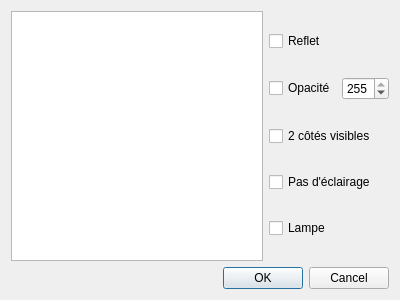
<?xml version="1.0" encoding="UTF-8"?>
<ui version="4.0">
 <class>DialogEditEffects</class>
 <widget class="QDialog" name="DialogEditEffects">
  <property name="geometry">
   <rect>
    <x>0</x>
    <y>0</y>
    <width>400</width>
    <height>300</height>
   </rect>
  </property>
  <property name="minimumSize">
   <size>
    <width>400</width>
    <height>300</height>
   </size>
  </property>
  <property name="maximumSize">
   <size>
    <width>16777215</width>
    <height>16777215</height>
   </size>
  </property>
  <property name="windowTitle">
   <string>Édition des effets</string>
  </property>
  <property name="windowIcon">
   <iconset resource="MainFrame.qrc">
    <normaloff>:/MainFrame/ModelEditor.png</normaloff>:/MainFrame/ModelEditor.png</iconset>
  </property>
  <layout class="QVBoxLayout" name="verticalLayout">
   <item>
    <layout class="QHBoxLayout" name="horizontalLayout">
     <item>
      <widget class="QTreeWidget" name="tree">
       <property name="headerHidden">
        <bool>true</bool>
       </property>
       <column>
        <property name="text">
         <string notr="true">1</string>
        </property>
       </column>
      </widget>
     </item>
     <item>
      <layout class="QVBoxLayout" name="verticalLayout_3">
       <property name="leftMargin">
        <number>0</number>
       </property>
       <item>
        <widget class="QCheckBox" name="checkReflect">
         <property name="text">
          <string>Reflet</string>
         </property>
        </widget>
       </item>
       <item>
        <layout class="QHBoxLayout" name="horizontalLayout_2">
         <item>
          <widget class="QCheckBox" name="checkOpacity">
           <property name="text">
            <string>Opacité</string>
           </property>
          </widget>
         </item>
         <item>
          <widget class="QSpinBox" name="spinOpacity">
           <property name="maximum">
            <number>255</number>
           </property>
           <property name="value">
            <number>255</number>
           </property>
          </widget>
         </item>
        </layout>
       </item>
       <item>
        <widget class="QCheckBox" name="check2Sides">
         <property name="text">
          <string>2 côtés visibles</string>
         </property>
        </widget>
       </item>
       <item>
        <widget class="QCheckBox" name="checkSelfIlluminate">
         <property name="text">
          <string>Pas d'éclairage</string>
         </property>
        </widget>
       </item>
       <item>
        <widget class="QCheckBox" name="checkHighlight">
         <property name="text">
          <string>Lampe</string>
         </property>
        </widget>
       </item>
      </layout>
     </item>
    </layout>
   </item>
   <item>
    <widget class="QDialogButtonBox" name="buttonBox">
     <property name="orientation">
      <enum>Qt::Horizontal</enum>
     </property>
     <property name="standardButtons">
      <set>QDialogButtonBox::Cancel|QDialogButtonBox::Ok</set>
     </property>
    </widget>
   </item>
  </layout>
 </widget>
 <resources>
  <include location="MainFrame.qrc"/>
 </resources>
 <connections>
  <connection>
   <sender>buttonBox</sender>
   <signal>accepted()</signal>
   <receiver>DialogEditEffects</receiver>
   <slot>accept()</slot>
   <hints>
    <hint type="sourcelabel">
     <x>248</x>
     <y>254</y>
    </hint>
    <hint type="destinationlabel">
     <x>157</x>
     <y>274</y>
    </hint>
   </hints>
  </connection>
  <connection>
   <sender>buttonBox</sender>
   <signal>rejected()</signal>
   <receiver>DialogEditEffects</receiver>
   <slot>reject()</slot>
   <hints>
    <hint type="sourcelabel">
     <x>316</x>
     <y>260</y>
    </hint>
    <hint type="destinationlabel">
     <x>286</x>
     <y>274</y>
    </hint>
   </hints>
  </connection>
 </connections>
</ui>
